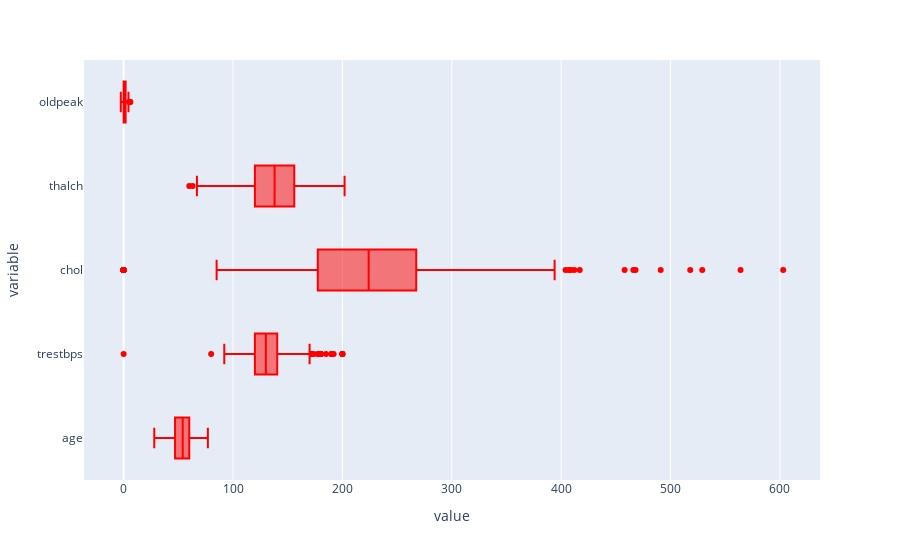

Notebook cell for this chart:
### Code cell
import plotly.express as px

fig = px.box(df, x=cols, color_discrete_sequence=colors,)

fig.show()

### Figure 1 — Plotly figure (JSON) as saved in the notebook; plotly's stock layout.template omitted (floating-point values rounded to 4 significant figures; data arrays with more than 128 entries replaced by an {"elided": "..."} marker saying what was removed)
{"data": [{"alignmentgroup": "True", "hovertemplate": "value=%{x}<br>variable=%{y}<extra></extra>", "legendgroup": "", "marker": {"color": "red"}, "name": "", "notched": false, "offsetgroup": "", "orientation": "h", "showlegend": false, "type": "box", "x": {"elided": "4600 float values"}, "x0": " ", "xaxis": "x", "y": {"elided": "4600 str values"}, "y0": " ", "yaxis": "y"}], "layout": {"boxmode": "group", "legend": {"tracegroupgap": 0}, "margin": {"t": 60}, "xaxis": {"anchor": "y", "domain": [0, 1], "title": {"text": "value"}}, "yaxis": {"anchor": "x", "domain": [0, 1], "title": {"text": "variable"}}}}
